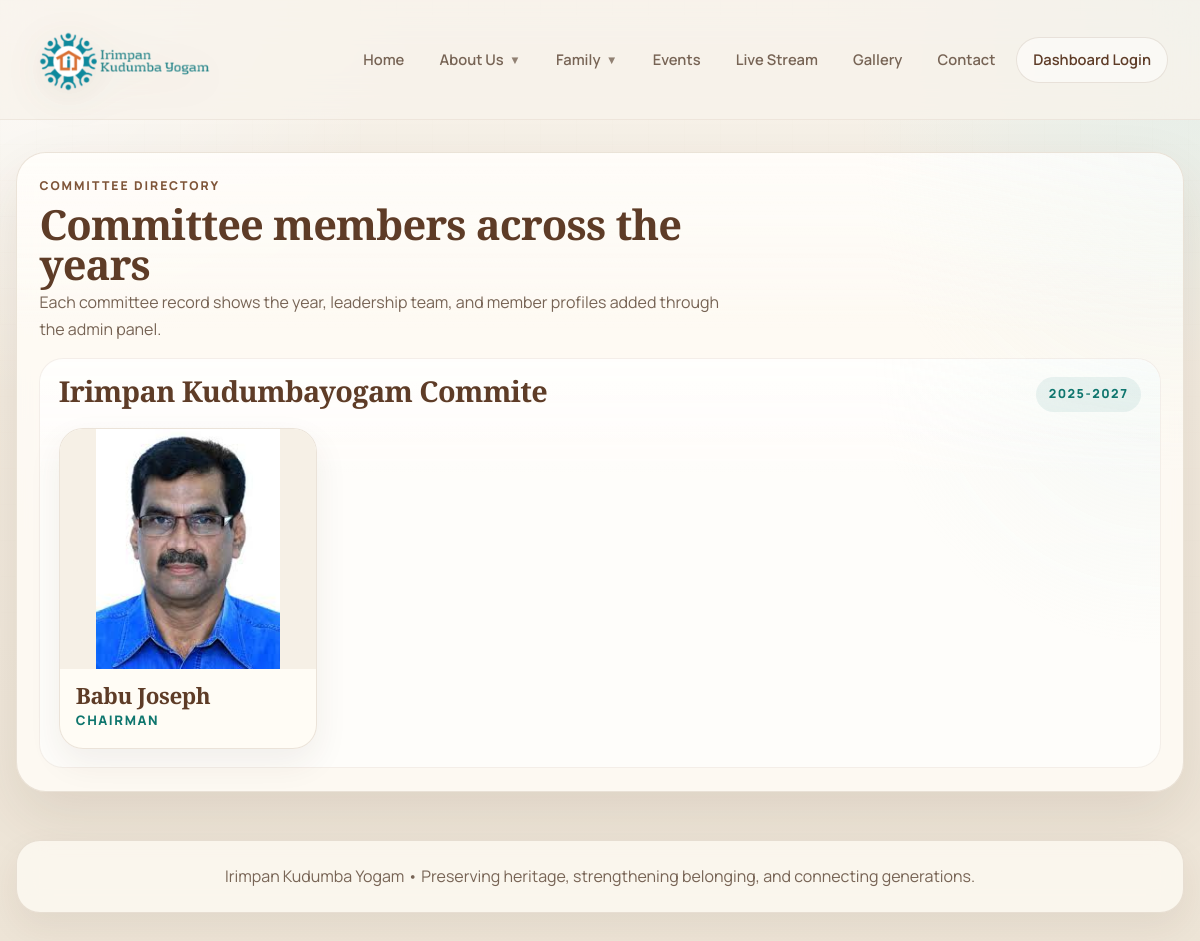
Screenshot of /committee-members/ with the database file from the repository.
### tree/models.py (models this page shows, shortened)
class Committee(models.Model):
    year = models.CharField(max_length=40, unique=True)
    title = models.CharField(max_length=200)
    description = models.TextField(blank=True)
    is_active = models.BooleanField(default=True)
    created_at = models.DateTimeField(auto_now_add=True)
    updated_at = models.DateTimeField(auto_now=True)
    class Meta:
        ordering = ['-year', '-updated_at', '-id']

class CommitteeMember(models.Model):
    committee = models.ForeignKey(Committee, on_delete=models.CASCADE, related_name='members')
    person = models.ForeignKey(Person, null=True, blank=True, on_delete=models.SET_NULL, related_name='committee_roles')
    name = models.CharField(max_length=200)
    position = models.CharField(max_length=200)
    photo = models.ImageField(upload_to='committee/', null=True, blank=True)
    bio = models.TextField(blank=True)
    sort_order = models.PositiveIntegerField(default=0)
    created_at = models.DateTimeField(auto_now_add=True)
    updated_at = models.DateTimeField(auto_now=True)
    class Meta:
        ordering = ['sort_order', 'position', 'name', 'id']
    @property
    def display_photo(self):
        if self.photo:
            return self.photo
        if self.person and self.person.photo:
            return self.person.photo
        return None

### tree/views.py (the view)
# urls.py: path('committee-members/', views.committee_members, name='committee_members'),
def committee_members(request):
    committees = Committee.objects.filter(is_active=True).prefetch_related('members__person').all()
    return render(request, 'tree/committee_members.html', {
        'committees': committees,
    })

### tree/context_processors.py (called while the page is built)
def navigation_context(request):
    return live_stream_context(request)

### tree/models.py (called while the page is built, shortened)
    @property
    def youtube_video_id(self):
        url = (self.youtube_url or '').strip()
        if not url:
            return ''
        parsed = urlparse(url)
        host = (parsed.netloc or '').lower()
        if 'youtu.be' in host:
            return parsed.path.strip('/').split('/')[0]
        if 'youtube.com' in host:
            if parsed.path == '/watch':
                return parse_qs(parsed.query).get('v', [''])[0]
        return ''

    @property
    def embed_url(self):
        video_id = self.youtube_video_id
        if not video_id:
            return ''
        return f'https://www.youtube.com/embed/{video_id}?autoplay=1&rel=0'

    @classmethod
    def increment(cls, key='public-site'):
        counter, _ = cls.objects.get_or_create(key=key)
        cls.objects.filter(pk=counter.pk).update(total_visits=F('total_visits') + 1)

### tree/views.py (called while the page is built)
def _valid_live_streams():
    streams = []
    for stream in LiveStreamSettings.objects.order_by('-is_active', '-updated_at', '-id'):
        if not stream.embed_url:
            continue
        streams.append(stream)
    return streams

def live_stream_context(request):
    active_streams = [stream for stream in _valid_live_streams() if stream.is_active]
    return {
        'nav_live_streams': active_streams,
        'nav_live_stream': active_streams[0] if active_streams else None,
    }

### tree/templates/tree/committee_members.html (shortened to what this page needs)
{% extends "tree/base.html" %}
{% block content %}
<div class="committee-page">
  <section class="committee-wrap">
    <div class="section-head" style="margin-bottom:1rem;">
      <div class="section-copy">
        <div class="section-kicker">Committee Directory</div>
        <h2 class="section-title" style="font-size:2.6rem;">Committee members across the years</h2>
        <p class="section-sub">Each committee record shows the year, leadership team, and member profiles added through the admin panel.</p>
      </div>
    </div>
    <div class="committee-years">
      {% for committee in committees %}
      <section class="committee-year-card">
        <div class="committee-year-head">
          <div class="committee-year-copy">
            <h3>{{ committee.title }}</h3>
          </div>
          <span class="committee-year-badge">{{ committee.year }}</span>
        </div>
        <div class="committee-grid">
          {% for member in committee.members.all %}
          <article class="committee-card">
            <div class="committee-photo">
              {% if member.display_photo %}
              <img src="{{ member.display_photo.url }}" alt="{{ member.name }}">
              {% else %}
              <div class="empty-photo">No Photo</div>
              {% endif %}
            </div>
            <div class="committee-body">
              <h3>{{ member.name }}</h3>
              <div class="committee-role">{{ member.position }}</div>
            </div>
          </article>
          {% empty %}
          <p class="muted">No committee members added for this year yet.</p>
          {% endfor %}
        </div>
      </section>
      {% empty %}
      <p class="muted">Committee details will appear here after they are added from the admin panel.</p>
      {% endfor %}
    </div>
  </section>
</div>
{% endblock %}

### tree/templates/tree/base.html (style rules this page uses)
:root { --bg: #f3efe6; --surface: rgba(255, 252, 246, 0.86); --surface-soft: #f6f0e6; --border: rgba(112, 82, 44, 0.14); --line: rgba(112, 82, 44, 0.08); --brand: #7f5539; --brand-strong: #5e3c27; --brand-soft: #a27048; --accent: #0f766e; --text: #2b221b; --text-dim: #776455; --male: #2c6893; --female: #a05078; --danger: #8b3a3a; --radius: 24px; --radius-lg: 34px; --shadow: 0 24px 60px rgba(70, 43, 24, 0.10); --shadow-soft: 0 14px 34px rgba(70, 43, 24, 0.07); --container: 1240px; }
* { box-sizing: border-box; margin: 0; padding: 0; }
html { scroll-behavior: smooth; }
body { min-height: 100vh; background: radial-gradient(circle at top left, rgba(255, 255, 255, 0.75), transparent 26%), radial-gradient(circle at top right, rgba(218, 237, 234, 0.7), transparent 24%), linear-gradient(180deg, #f8f3eb 0%, #f2ebdf 42%, #ede4d6 100%); color: var(--text); font-family: 'Manrope', sans-serif; line-height: 1.65; position: relative; }
body::before { content: ""; position: fixed; inset: 0; pointer-events: none; background-image: linear-gradient(rgba(127, 85, 57, 0.03) 1px, transparent 1px), linear-gradient(90deg, rgba(127, 85, 57, 0.03) 1px, transparent 1px); background-size: 36px 36px; mask-image: linear-gradient(180deg, rgba(0,0,0,0.32), transparent 82%); }
img { max-width: 100%; }
h1, h2, h3, h4 { font-family: 'Cormorant Garamond', serif; font-weight: 600; line-height: 0.98; letter-spacing: -0.02em; }
p { color: var(--text-dim); }
:is( .card, .info-card, .surface-card, .stat-tile, .stat-card, .quick-card, .side-ad, .about-copy, .history-card, .source-card, .committee-wrap, .committee-year-card, .committee-card, .family-card, .house-block, .album-card, .contact-block, .contact-form-shell, .event-box, .event-card, .ad-section-card ) { position: relative; isolation: isolate; }
:is( .card, .info-card, .surface-card, .stat-tile, .stat-card, .quick-card, .side-ad, .about-copy, .history-card, .source-card, .committee-wrap, .committee-year-card, .committee-card, .family-card, .house-block, .album-card, .contact-block, .contact-form-shell, .event-box, .event-card, .ad-section-card )::before { content: ""; position: absolute; inset: 0; border-radius: inherit; pointer-events: none; background: linear-gradient(180deg, rgba(255,255,255,0.46), transparent 28%), radial-gradient(circle at top right, rgba(216, 236, 233, 0.28), transparent 24%); z-index: -1; }
:is( .stat-tile, .stat-card, .quick-card, .committee-card, .family-card, .album-card, .contact-block, .house-block ) { transition: transform 0.22s ease, box-shadow 0.22s ease, border-color 0.22s ease; }
:is( .stat-tile, .stat-card, .quick-card, .committee-card, .family-card, .album-card, .contact-block, .house-block ):hover { transform: translateY(-4px); box-shadow: 0 26px 50px rgba(70, 43, 24, 0.13); border-color: rgba(15, 118, 110, 0.16); }
.section-title { font-size: clamp(2rem, 4vw, 3.35rem); color: var(--brand-strong); margin-bottom: 0.25rem; }
.section-sub { max-width: 760px; color: var(--text-dim); font-size: 1rem; }
.section-head { display: flex; justify-content: space-between; align-items: end; gap: 1rem; flex-wrap: wrap; }
.section-copy { max-width: 680px; }
.section-kicker { color: var(--brand); font-size: 0.76rem; font-weight: 800; letter-spacing: 0.16em; text-transform: uppercase; margin-bottom: 0.5rem; }

### rows the page displays
Committee: title "Irimpan Kudumbayogam Commite", year "2025-2027"
CommitteeMember: display_photo (picture), name "Babu Joseph", position "CHAIRMAN"
